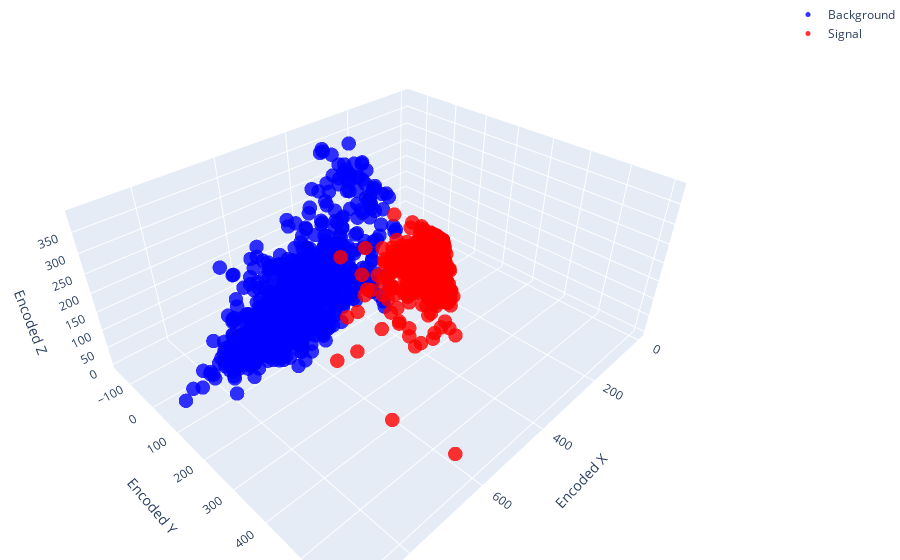

Notebook code for this chart:
### Code cell
import plotly.graph_objs as go

# Create traces for the background and signal
background_trace = go.Scatter3d(
    x=background_encoded_subset[:, 0],
    y=background_encoded_subset[:, 1],
    z=background_encoded_subset[:, 2],
    mode='markers',
    marker=dict(
        size=5,
        color='blue',  # choose a color for background
        opacity=0.8
    ),
    name='Background'
)

signal_trace = go.Scatter3d(
    x=signal_encoded_subset[:, 0],
    y=signal_encoded_subset[:, 1],
    z=signal_encoded_subset[:, 2],
    mode='markers',
    marker=dict(
        size=5,
        color='red',  # choose a color for signal
        opacity=0.8
    ),
    name='Signal'
)

# Define the layout of the plot
layout = go.Layout(
    margin=dict(l=0, r=0, b=0, t=0),
    scene=dict(
        xaxis=dict(title='Encoded X'),
        yaxis=dict(title='Encoded Y'),
        zaxis=dict(title='Encoded Z')
    )
)

# Create the figure
fig = go.Figure(data=[background_trace, signal_trace], layout=layout)

# Plot the figure
fig.show()

### Figure 1 — Plotly figure (JSON) as saved in the notebook; plotly's stock layout.template omitted (floating-point values rounded to 4 significant figures; data arrays with more than 128 entries replaced by an {"elided": "..."} marker saying what was removed)
{"data": [{"marker": {"color": "blue", "opacity": 0.8, "size": 5}, "mode": "markers", "name": "Background", "type": "scatter3d", "x": {"elided": "1000 float values"}, "y": {"elided": "1000 float values"}, "z": {"elided": "1000 float values"}}, {"marker": {"color": "red", "opacity": 0.8, "size": 5}, "mode": "markers", "name": "Signal", "type": "scatter3d", "x": {"elided": "1000 float values"}, "y": {"elided": "1000 float values"}, "z": {"elided": "1000 float values"}}], "layout": {"margin": {"b": 0, "l": 0, "r": 0, "t": 0}, "scene": {"xaxis": {"title": {"text": "Encoded X"}}, "yaxis": {"title": {"text": "Encoded Y"}}, "zaxis": {"title": {"text": "Encoded Z"}}}}}
